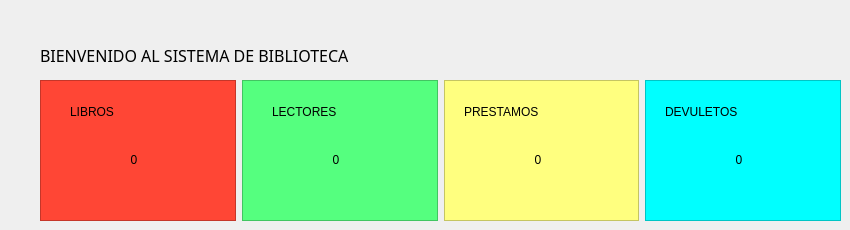
           <widget class="QWidget" name="Dashborar">
            <widget class="QLabel" name="label_4">
             <property name="geometry">
              <rect>
               <x>40</x>
               <y>30</y>
               <width>421</width>
               <height>51</height>
              </rect>
             </property>
             <property name="font">
              <font>
               <family>Arial Black</family>
               <pointsize>12</pointsize>
               <weight>10</weight>
               <italic>false</italic>
               <bold>false</bold>
              </font>
             </property>
             <property name="text">
              <string>BIENVENIDO AL SISTEMA DE BIBLIOTECA</string>
             </property>
            </widget>
            <widget class="QWidget" name="layoutWidget">
             <property name="geometry">
              <rect>
               <x>40</x>
               <y>80</y>
               <width>801</width>
               <height>141</height>
              </rect>
             </property>
             <layout class="QHBoxLayout" name="horizontalLayout_39">
              <item>
               <widget class="QFrame" name="frame_3">
                <property name="styleSheet">
                 <string notr="true">background-color: rgb(255, 70, 53);</string>
                </property>
                <property name="frameShape">
                 <enum>QFrame::StyledPanel</enum>
                </property>
                <property name="frameShadow">
                 <enum>QFrame::Raised</enum>
                </property>
                <widget class="QWidget" name="layoutWidget">
                 <property name="geometry">
                  <rect>
                   <x>30</x>
                   <y>10</y>
                   <width>101</width>
                   <height>91</height>
                  </rect>
                 </property>
                 <layout class="QVBoxLayout" name="verticalLayout_9">
                  <item>
                   <widget class="QLabel" name="label_37">
                    <property name="text">
                     <string>LIBROS</string>
                    </property>
                   </widget>
                  </item>
                  <item>
                   <layout class="QHBoxLayout" name="horizontalLayout_35">
                    <item>
                     <widget class="QLabel" name="label_39">
                      <property name="minimumSize">
                       <size>
                        <width>10</width>
                        <height>10</height>
                       </size>
                      </property>
                      <property name="maximumSize">
                       <size>
                        <width>70</width>
                        <height>70</height>
                       </size>
                      </property>
                      <property name="font">
                       <font>
                        <family>Arial Black</family>
                        <pointsize>12</pointsize>
                        <weight>10</weight>
                        <italic>false</italic>
                        <bold>false</bold>
                       </font>
                      </property>
                      <property name="text">
                       <string/>
                      </property>
                      <property name="pixmap">
                       <pixmap resource="resource.qrc">:/newPrefix/pila-de-libros.png</pixmap>
                      </property>
                      <property name="scaledContents">
                       <bool>true</bool>
                      </property>
                     </widget>
                    </item>
                    <item>
                     <widget class="QLabel" name="label_38">
                      <property name="minimumSize">
                       <size>
                        <width>0</width>
                        <height>0</height>
                       </size>
                      </property>
                      <property name="maximumSize">
                       <size>
                        <width>16777215</width>
                        <height>16777215</height>
                       </size>
                      </property>
                      <property name="text">
                       <string>  0</string>
                      </property>
                     </widget>
                    </item>
                   </layout>
                  </item>
                 </layout>
                </widget>
               </widget>
              </item>
              <item>
               <widget class="QFrame" name="frame_5">
                <property name="styleSheet">
                 <string notr="true">background-color: rgb(85, 255, 127);</string>
                </property>
                <property name="frameShape">
                 <enum>QFrame::StyledPanel</enum>
                </property>
                <property name="frameShadow">
                 <enum>QFrame::Raised</enum>
                </property>
                <widget class="QWidget" name="layoutWidget">
                 <property name="geometry">
                  <rect>
                   <x>30</x>
                   <y>10</y>
                   <width>101</width>
                   <height>91</height>
                  </rect>
                 </property>
                 <layout class="QVBoxLayout" name="verticalLayout_10">
                  <item>
                   <widget class="QLabel" name="label_58">
                    <property name="text">
                     <string>LECTORES</string>
                    </property>
                   </widget>
                  </item>
                  <item>
                   <layout class="QHBoxLayout" name="horizontalLayout_36">
                    <item>
                     <widget class="QLabel" name="label_60">
                      <property name="minimumSize">
                       <size>
                        <width>10</width>
                        <height>10</height>
                       </size>
                      </property>
                      <property name="maximumSize">
                       <size>
                        <width>70</width>
                        <height>70</height>
                       </size>
                      </property>
                      <property name="font">
                       <font>
                        <family>Arial Black</family>
                        <pointsize>12</pointsize>
                        <weight>10</weight>
                        <italic>false</italic>
                        <bold>false</bold>
                       </font>
                      </property>
                      <property name="text">
                       <string/>
                      </property>
                      <property name="pixmap">
                       <pixmap resource="resource.qrc">:/newPrefix/seguidores.png</pixmap>
                      </property>
                      <property name="scaledContents">
                       <bool>true</bool>
                      </property>
                     </widget>
                    </item>
                    <item>
                     <widget class="QLabel" name="label_59">
                      <property name="minimumSize">
                       <size>
                        <width>0</width>
                        <height>0</height>
                       </size>
                      </property>
                      <property name="maximumSize">
                       <size>
                        <width>16777215</width>
                        <height>16777215</height>
                       </size>
                      </property>
                      <property name="text">
                       <string>  0</string>
                      </property>
                     </widget>
                    </item>
                   </layout>
                  </item>
                 </layout>
                </widget>
               </widget>
              </item>
              <item>
               <widget class="QFrame" name="frame_4">
                <property name="styleSheet">
                 <string notr="true">background-color: rgb(255, 255, 127);</string>
                </property>
                <property name="frameShape">
                 <enum>QFrame::StyledPanel</enum>
                </property>
                <property name="frameShadow">
                 <enum>QFrame::Raised</enum>
                </property>
                <widget class="QWidget" name="layoutWidget">
                 <property name="geometry">
                  <rect>
                   <x>20</x>
                   <y>10</y>
                   <width>121</width>
                   <height>91</height>
                  </rect>
                 </property>
                 <layout class="QVBoxLayout" name="verticalLayout_11">
                  <item>
                   <widget class="QLabel" name="label_40">
                    <property name="text">
                     <string>PRESTAMOS</string>
                    </property>
                   </widget>
                  </item>
                  <item>
                   <layout class="QHBoxLayout" name="horizontalLayout_37">
                    <item>
                     <widget class="QLabel" name="label_42">
                      <property name="minimumSize">
                       <size>
                        <width>10</width>
                        <height>10</height>
                       </size>
                      </property>
                      <property name="maximumSize">
                       <size>
                        <width>70</width>
                        <height>70</height>
                       </size>
                      </property>
                      <property name="font">
                       <font>
                        <family>Arial Black</family>
                        <pointsize>12</pointsize>
                        <weight>10</weight>
                        <italic>false</italic>
                        <bold>false</bold>
                       </font>
                      </property>
                      <property name="text">
                       <string/>
                      </property>
                      <property name="pixmap">
                       <pixmap resource="resource.qrc">:/newPrefix/bookcrossing_10292218.png</pixmap>
                      </property>
                      <property name="scaledContents">
                       <bool>true</bool>
                      </property>
                     </widget>
                    </item>
                    <item>
                     <widget class="QLabel" name="label_41">
                      <property name="minimumSize">
                       <size>
                        <width>0</width>
                        <height>0</height>
                       </size>
                      </property>
                      <property name="maximumSize">
                       <size>
                        <width>16777215</width>
                        <height>16777215</height>
                       </size>
                      </property>
                      <property name="text">
                       <string>  0</string>
                      </property>
                     </widget>
                    </item>
                   </layout>
                  </item>
                 </layout>
                </widget>
               </widget>
              </item>
              <item>
               <widget class="QFrame" name="frame_2">
                <property name="styleSheet">
                 <string notr="true">background-color: rgb(0, 255, 255);</string>
                </property>
                <property name="frameShape">
                 <enum>QFrame::StyledPanel</enum>
                </property>
                <property name="frameShadow">
                 <enum>QFrame::Raised</enum>
                </property>
                <widget class="QWidget" name="layoutWidget">
                 <property name="geometry">
                  <rect>
                   <x>20</x>
                   <y>10</y>
                   <width>121</width>
                   <height>91</height>
                  </rect>
                 </property>
                 <layout class="QVBoxLayout" name="verticalLayout_12">
                  <item>
                   <widget class="QLabel" name="label_27">
                    <property name="text">
                     <string>DEVULETOS</string>
                    </property>
                   </widget>
                  </item>
                  <item>
                   <layout class="QHBoxLayout" name="horizontalLayout_38">
                    <item>
                     <widget class="QLabel" name="label_30">
                      <property name="minimumSize">
                       <size>
                        <width>10</width>
                        <height>10</height>
                       </size>
                      </property>
                      <property name="maximumSize">
                       <size>
                        <width>70</width>
                        <height>70</height>
                       </size>
                      </property>
                      <property name="font">
                       <font>
                        <family>Arial Black</family>
                        <pointsize>12</pointsize>
                        <weight>10</weight>
                        <italic>false</italic>
                        <bold>false</bold>
                       </font>
                      </property>
                      <property name="text">
                       <string/>
                      </property>
                      <property name="pixmap">
                       <pixmap resource="resource.qrc">:/newPrefix/libroggg.png</pixmap>
                      </property>
                      <property name="scaledContents">
                       <bool>true</bool>
                      </property>
                     </widget>
                    </item>
                    <item>
                     <widget class="QLabel" name="label_29">
                      <property name="minimumSize">
                       <size>
                        <width>0</width>
                        <height>0</height>
                       </size>
                      </property>
                      <property name="maximumSize">
                       <size>
                        <width>16777215</width>
                        <height>16777215</height>
                       </size>
                      </property>
                      <property name="text">
                       <string>  0</string>
                      </property>
                     </widget>
                    </item>
                   </layout>
                  </item>
                 </layout>
                </widget>
               </widget>
              </item>
             </layout>
            </widget>
           </widget>
